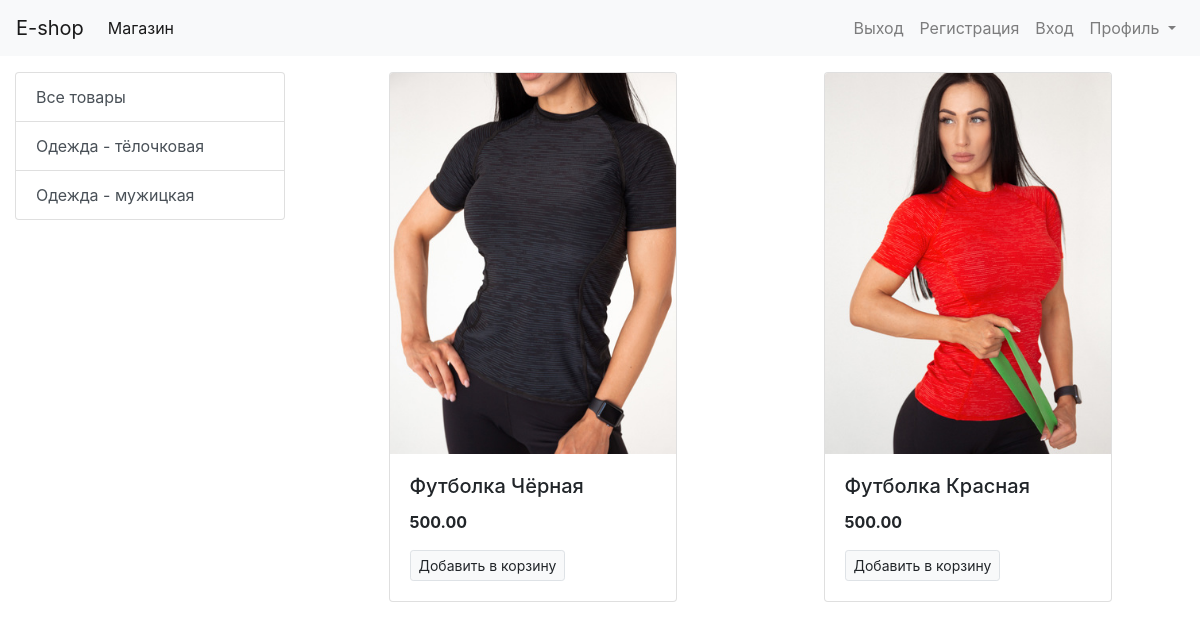
The app's page /, older data.
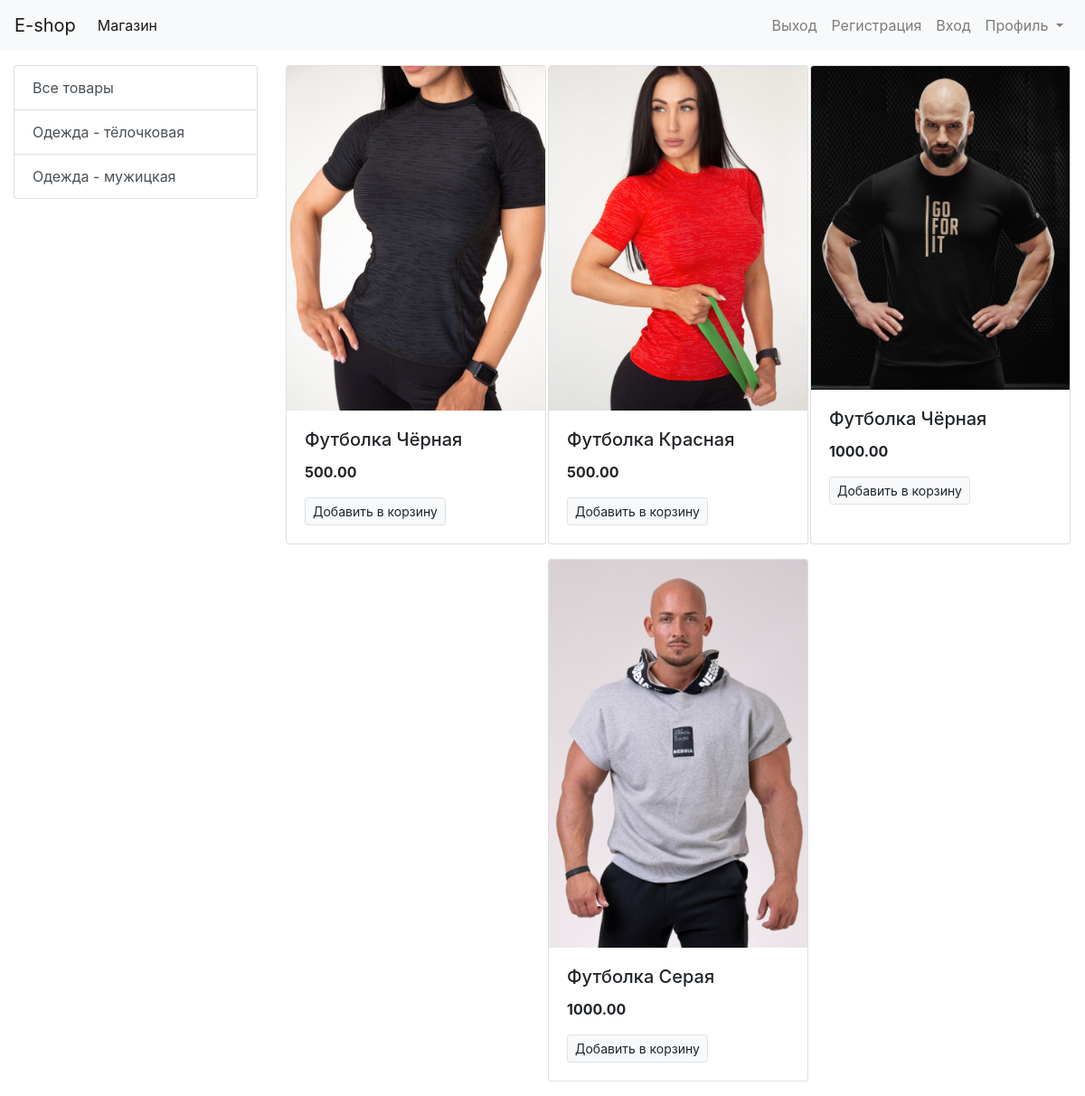
The same page, newer data.
### store/models/category.py (models this page shows, shortened)
class Category(models.Model):
    name = models.CharField(max_length=50, verbose_name='Товар')
    image = models.ImageField(upload_to='uploads/category/', null=True, blank=True)
    @staticmethod
    def get_all_categories():
        return Category.objects.all()

### store/models/product.py (models this page shows, shortened)
class Product(models.Model):
    category = models.ForeignKey(Category, on_delete=models.CASCADE)
    name = models.CharField(max_length=50, verbose_name='Товар')
    price = models.DecimalField(max_digits=10, decimal_places=2, default=0)
    description = models.CharField(max_length=200, default='', null=True, blank=True)
    image = models.ImageField(upload_to='uploads/products/', null=True, blank=True)
    @staticmethod
    def get_all_products():
        return Product.objects.all()

### store/views.py (the view)
# urls.py: path('', index),
def index(request):
    products = None
    categories = Category.get_all_categories()
    categoryID = request.GET.get('category')
    if categoryID:
        products = Product.get_products_by_categoryID(categoryID)
    else:
        products = Product.get_all_products()
    data = {'categories': categories, 'products': products, }
    return render(request, 'index.html', data)

### store/templates/index.html
{% extends 'base.html' %}
{% block content %}
<div class="container-fluid mt-3">
    <div class="row">
        <div class="col-lg-3 mx-auto">
            <div class="list-group">
                <a href="/" class="list-group-item list-group-item-action">Все товары</a>
                {% for category in categories %}
                <a href="/?category={{category.id}}" class="list-group-item list-group-item-action">{{ category.name }}</a>
                {% endfor %}
            </div>
        </div>
        <div id="products" class="col-lg-9 mx-auto">
            <div class="row mx-auto">
                {% for product in products %}
                <div class="card mx-auto mb-3" style="width: 18rem;">
                    <img class="card-img-top" src="{{ product.image.url }}" alt="Card image cap">
                    <div class="card-body">
                        <h5 class="card-title">{{ product.name }}</h5>
                        <p class="card-text"><b>{{ product.price }}</b></p>
                        <a href="#" class="btn btn-light border btn-sm">Добавить в корзину</a>
                    </div>
                </div>
                {% endfor %}
            </div>
        </div>
    </div>
</div>
{% endblock content %}

### store/templates/base.html (shortened to what this page needs)
{% load static %}
<!DOCTYPE html>
<html lang="ru">
<head>
    <link rel="stylesheet" href="https://maxcdn.bootstrapcdn.com/bootstrap/4.0.0/css/bootstrap.min.css"
>
</head>
<body>
    <nav class="navbar navbar-expand-lg navbar-light bg-light">
        <a class="navbar-brand" href="#">E-shop</a>
        <div class="collapse navbar-collapse" id="navbarSupportedContent">
            <ul class="navbar-nav mr-auto">
                <li class="nav-item active">
                    <a class="nav-link" href="#">Магазин <span class="sr-only">(current)</span></a>
                </li>
            </ul>
            <ul class="navbar-nav my-2 my-lg-0">
                <li class="nav-item ">
                    <a class="nav-link" href="#">Выход <span class="sr-only">(current)</span></a>
                </li>
                <li class="nav-item ">
                    <a class="nav-link" href="/signup">Регистрация <span class="sr-only">(current)</span></a>
                </li>
                <li class="nav-item ">
                    <a class="nav-link" href="#">Вход <span class="sr-only">(current)</span></a>
                </li>
                <li class="nav-item dropdown">
                    <a class="nav-link dropdown-toggle" href="#" id="navbarDropdown" role="button"
                        data-toggle="dropdown" aria-haspopup="true" aria-expanded="false">
                        Профиль
                    </a>
                </li>
            </ul>
        </div>
    </nav>
    {% block content %}
    {% endblock content  %}
</body>
</html>

Row changes from the older to the newer data that the page shows:
added Product: image (picture), name "Футболка Чёрная", price "1000.00"
added Product: image (picture), name "Футболка Серая", price "1000.00"
